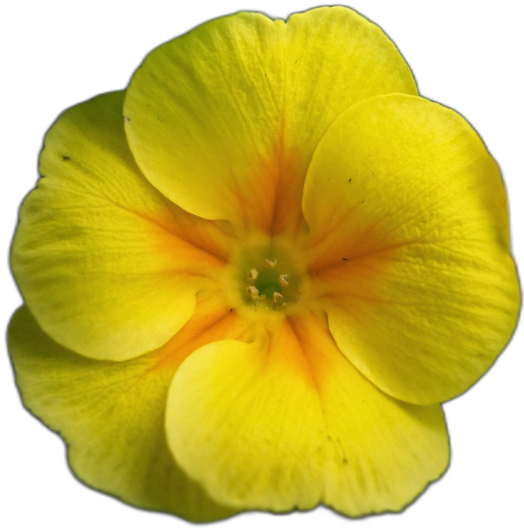
#> input picture Flower/hoa anh thảo/hoa anh thảo01.png, 1047 x 1062 px, found by its file name (shown at 1/2 size)
$ jupyter execute test.ipynb   (older library calls are emulated)
#> lines starting #> are read from the running program, lines starting #| are printed output that depends on the picture
[cell 1]
import matplotlib.image as img
import matplotlib.pyplot as plt
import matplotlib.colors as colors

[cell 2]
import PIL.Image
import numpy as np
rgba_image = PIL.Image.open('Flower\\hoa anh thảo\\hoa anh thảo01.png')
#> rgba_image is the input picture: PIL image 1047x1062 RGBA; mean R, G, B, A 139.9, 123.1, 11.4, 188.7
rgb_image = rgba_image.convert('RGB')
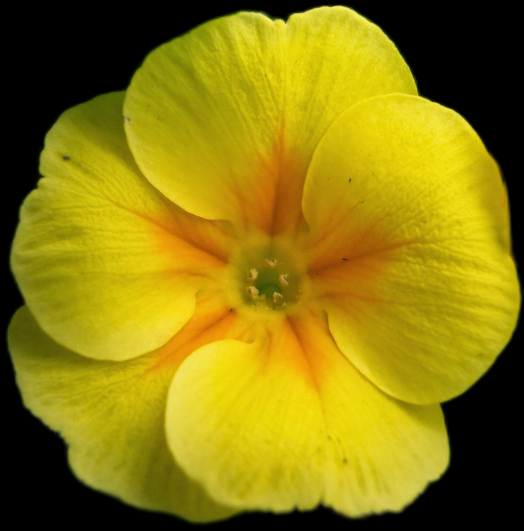
#> rgb_image: PIL image 1047x1062 RGB (shown at 1/2 size); mean R, G, B 139.9, 123.1, 11.4
np_img = np.array(rgb_image)
np_img

[cell 3]
from skimage.feature import hog
from skimage.io import imread, imshow

image = imread('Flower\\hoa bướm\\hoa bướm01.png')
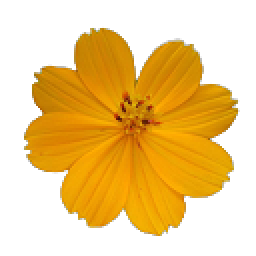
#> input picture Flower/hoa bướm/hoa bướm01.png, 128 x 128 px, found by its file name (shown 2 times larger)
#> image is the input picture: shape (128, 128, 4); mean R, G, B, A 104.8, 70, 4.2, 119.9
fd, hog_image = hog(image, orientations=9, pixels_per_cell=(8, 8), cells_per_block=(2, 2), visualize=True, multichannel=True)
#> fd = 8100 values, max 1 at index 1183, min 0 at index 0, mean 0.0806
imshow(hog_image)
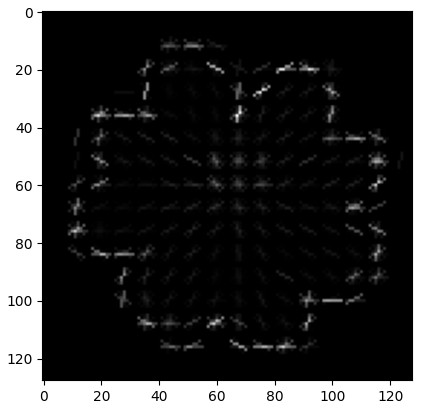
#> figure drawn by matplotlib, 1 panel

[cell 4]
np_img.shape
#> Out = (1062, 1047, 3)

[cell 5]
def isExist(x, y, row_size, col_size):
    if x < 0 or y == col_size or y < 0 or x == row_size:
        return False
    return True

[cell 6]
import math

[cell 7]
class Gradient:
    def __init__(self, left=0, right=0, top=0, bottom=0):
        self.Gx = right - left
        self.Gy = top - bottom
        self.total_gradient = math.sqrt(self.Gx * self.Gx + self.Gy * self.Gy)
        self.angle = np.arctan2(self.Gy, self.Gx)

    def calculateGradient(image, row_size, col_size):
        gradient = []
        for row in range(row_size):
            gradient.append([])
            for col in range(col_size):
                gradient[row].append(Gradient())
                x_left = row
                y_left = col - 1
                x_right = row
                y_right = col + 1
                x_top = row - 1
                y_top = col
                x_bottom = row + 1
                y_bottom = col
                for i in range(3):
                # i = {
                #     0: 'red',
                #     1: 'green',
                #     2: 'blue',
                # }
                    if isExist(x_left, y_left, row_size, col_size):
                        left = image[x_left][y_left][i].astype(np.int32)
                    else:
                        left = 0
                    if isExist(x_right, y_right, row_size, col_size):
                        right = image[x_right][y_right][i].astype(np.int32)
                    else:
                        right = 0
                    if isExist(x_top, y_top, row_size, col_size):
                        top = image[x_top][y_top][i].astype(np.int32)
                    else:
                        top = 0
                    if isExist(x_bottom, y_bottom, row_size, col_size):
                        bottom = image[x_bottom][y_bottom][i].astype(np.int32)
                    else:
                        bottom = 0
                    gradient_by_color = Gradient(left, right, top, bottom)
                    if gradient[row][col].total_gradient < gradient_by_color.total_gradient:
                        gradient[row][col].total_gradient = gradient_by_color.total_gradient
                        gradient[row][col].angle = gradient_by_color.angle
        return np.array(gradient)

    def __str__(self):
        return f"{self.total_gradient}, {self.angle}"

[cell 8]
row_size, col_size = np_img.shape[0], np_img.shape[1]
#> row_size = 1062; col_size = 1047
gradient = Gradient.calculateGradient(np_img, row_size, col_size)
